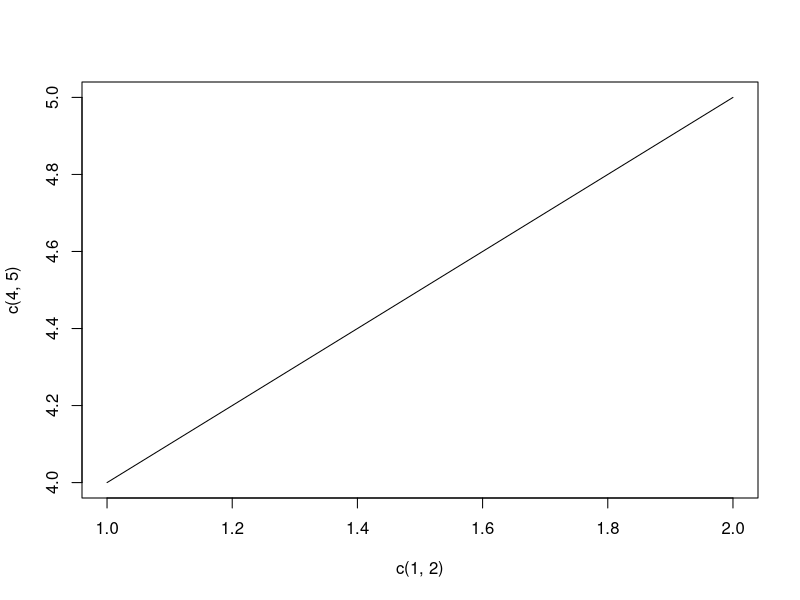

Reproduce this figure in R.
## ---- chunk 1
1 + 1
## ---- chunk 2
pdf("~/metekaanyuksel.github.io/assets/basic_plot.pdf", width = 7, height = 5)
plot(c(1,2),c(4,5), type = "l")
dev.off()
